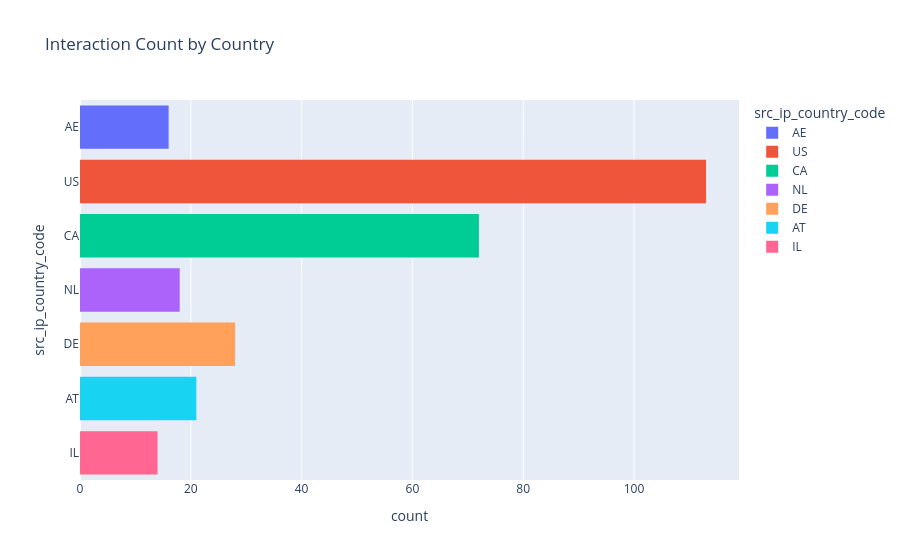

The notebook cell this image was saved under:
### Code cell
# Country-wise interaction
fig_country = px.histogram(df, y='src_ip_country_code', color='src_ip_country_code', title='Interaction Count by Country')
fig_country.show()

### Figure 1 — Plotly figure (JSON) as saved in the notebook; plotly's stock layout.template omitted (floating-point values rounded to 4 significant figures)
{"data": [{"bingroup": "y", "hovertemplate": "src_ip_country_code=%{y}<br>count=%{x}<extra></extra>", "legendgroup": "AE", "marker": {"color": "#636efa", "pattern": {"shape": ""}}, "name": "AE", "orientation": "h", "showlegend": true, "type": "histogram", "xaxis": "x", "y": ["AE", "AE", "AE", "AE", "AE", "AE", "AE", "AE", "AE", "AE", "AE", "AE", "AE", "AE", "AE", "AE"], "yaxis": "y"}, {"bingroup": "y", "hovertemplate": "src_ip_country_code=%{y}<br>count=%{x}<extra></extra>", "legendgroup": "US", "marker": {"color": "#EF553B", "pattern": {"shape": ""}}, "name": "US", "orientation": "h", "showlegend": true, "type": "histogram", "xaxis": "x", "y": ["US", "US", "US", "US", "US", "US", "US", "US", "US", "US", "US", "US", "US", "US", "US", "US", "US", "US", "US", "US", "US", "US", "US", "US", "US", "US", "US", "US", "US", "US", "US", "US", "US", "US", "US", "US", "US", "US", "US", "US", "US", "US", "US", "US", "US", "US", "US", "US", "US", "US", "US", "US", "US", "US", "US", "US", "US", "US", "US", "US", "US", "US", "US", "US", "US", "US", "US", "US", "US", "US", "US", "US", "US", "US", "US", "US", "US", "US", "US", "US", "US", "US", "US", "US", "US", "US", "US", "US", "US", "US", "US", "US", "US", "US", "US", "US", "US", "US", "US", "US", "US", "US", "US", "US", "US", "US", "US", "US", "US", "US", "US", "US", "US"], "yaxis": "y"}, {"bingroup": "y", "hovertemplate": "src_ip_country_code=%{y}<br>count=%{x}<extra></extra>", "legendgroup": "CA", "marker": {"color": "#00cc96", "pattern": {"shape": ""}}, "name": "CA", "orientation": "h", "showlegend": true, "type": "histogram", "xaxis": "x", "y": ["CA", "CA", "CA", "CA", "CA", "CA", "CA", "CA", "CA", "CA", "CA", "CA", "CA", "CA", "CA", "CA", "CA", "CA", "CA", "CA", "CA", "CA", "CA", "CA", "CA", "CA", "CA", "CA", "CA", "CA", "CA", "CA", "CA", "CA", "CA", "CA", "CA", "CA", "CA", "CA", "CA", "CA", "CA", "CA", "CA", "CA", "CA", "CA", "CA", "CA", "CA", "CA", "CA", "CA", "CA", "CA", "CA", "CA", "CA", "CA", "CA", "CA", "CA", "CA", "CA", "CA", "CA", "CA", "CA", "CA", "CA", "CA"], "yaxis": "y"}, {"bingroup": "y", "hovertemplate": "src_ip_country_code=%{y}<br>count=%{x}<extra></extra>", "legendgroup": "NL", "marker": {"color": "#ab63fa", "pattern": {"shape": ""}}, "name": "NL", "orientation": "h", "showlegend": true, "type": "histogram", "xaxis": "x", "y": ["NL", "NL", "NL", "NL", "NL", "NL", "NL", "NL", "NL", "NL", "NL", "NL", "NL", "NL", "NL", "NL", "NL", "NL"], "yaxis": "y"}, {"bingroup": "y", "hovertemplate": "src_ip_country_code=%{y}<br>count=%{x}<extra></extra>", "legendgroup": "DE", "marker": {"color": "#FFA15A", "pattern": {"shape": ""}}, "name": "DE", "orientation": "h", "showlegend": true, "type": "histogram", "xaxis": "x", "y": ["DE", "DE", "DE", "DE", "DE", "DE", "DE", "DE", "DE", "DE", "DE", "DE", "DE", "DE", "DE", "DE", "DE", "DE", "DE", "DE", "DE", "DE", "DE", "DE", "DE", "DE", "DE", "DE"], "yaxis": "y"}, {"bingroup": "y", "hovertemplate": "src_ip_country_code=%{y}<br>count=%{x}<extra></extra>", "legendgroup": "AT", "marker": {"color": "#19d3f3", "pattern": {"shape": ""}}, "name": "AT", "orientation": "h", "showlegend": true, "type": "histogram", "xaxis": "x", "y": ["AT", "AT", "AT", "AT", "AT", "AT", "AT", "AT", "AT", "AT", "AT", "AT", "AT", "AT", "AT", "AT", "AT", "AT", "AT", "AT", "AT"], "yaxis": "y"}, {"bingroup": "y", "hovertemplate": "src_ip_country_code=%{y}<br>count=%{x}<extra></extra>", "legendgroup": "IL", "marker": {"color": "#FF6692", "pattern": {"shape": ""}}, "name": "IL", "orientation": "h", "showlegend": true, "type": "histogram", "xaxis": "x", "y": ["IL", "IL", "IL", "IL", "IL", "IL", "IL", "IL", "IL", "IL", "IL", "IL", "IL", "IL"], "yaxis": "y"}], "layout": {"barmode": "relative", "legend": {"title": {"text": "src_ip_country_code"}, "tracegroupgap": 0}, "title": {"text": "Interaction Count by Country"}, "xaxis": {"anchor": "y", "domain": [0, 1], "title": {"text": "count"}}, "yaxis": {"anchor": "x", "categoryarray": ["IL", "AT", "DE", "NL", "CA", "US", "AE"], "categoryorder": "array", "domain": [0, 1], "title": {"text": "src_ip_country_code"}}}}
